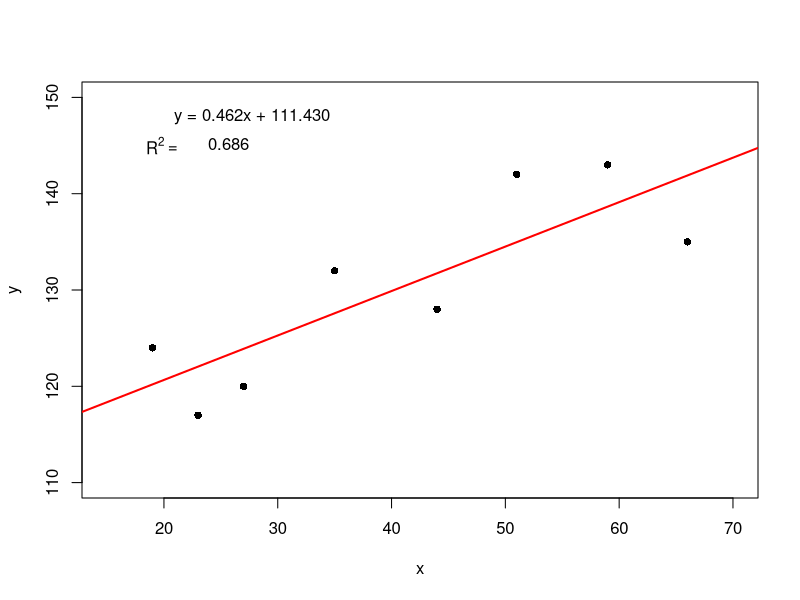

Write the R code that produced this figure.
# ==================================================
# 課題 11-3A
# 散布図 + 回帰直線 + 回帰式 + 決定係数R^2
# ==================================================

# データ
x1 <- c(19,23,27,35,44,51,59,66)
y1 <- c(124,117,120,132,128,142,143,135)

# PDF保存開始
pdf("Class07_rp11-3A_01.pdf")

# 散布図
plot(
  y1 ~ x1,
  xlab = "x",
  ylab = "y",
  pch = 16,
  col = "black",
  xlim = c(15,70),
  ylim = c(110,150)
)

# 単回帰
result <- lm(y1 ~ x1)

# 回帰直線
abline(
  result,
  col = "red",
  lwd = 2
)

# 回帰式
text(
  20,
  148,
  labels = sprintf(
    "y = %.3fx + %.3f",
    result$coefficients[2],
    result$coefficients[1]
  ),
  pos = 4
)

# 決定係数
R2 <- summary(result)$r.squared

# R^2 を近づけて表示
text(
  20,
  145,
  labels = expression(R^2 == "")
)

text(
  23,
  145,
  labels = sprintf("%.3f", R2),
  pos = 4
)

# PDF終了
dev.off()
